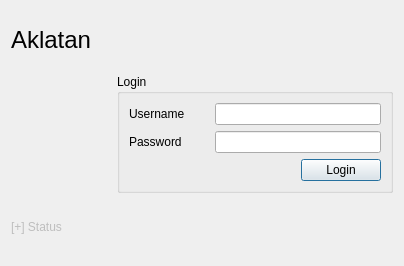
<?xml version="1.0" encoding="UTF-8"?>
<ui version="4.0">
 <class>LoginForm</class>
 <widget class="QDialog" name="LoginForm">
  <property name="geometry">
   <rect>
    <x>0</x>
    <y>0</y>
    <width>404</width>
    <height>266</height>
   </rect>
  </property>
  <property name="windowTitle">
   <string>LoginForm</string>
  </property>
  <layout class="QGridLayout" name="gridLayout_2">
   <item row="1" column="1">
    <widget class="QGroupBox" name="groupBox">
     <property name="title">
      <string>Login</string>
     </property>
     <layout class="QGridLayout" name="gridLayout">
      <item row="2" column="0" colspan="2">
       <spacer name="horizontalSpacer_2">
        <property name="orientation">
         <enum>Qt::Horizontal</enum>
        </property>
        <property name="sizeHint" stdset="0">
         <size>
          <width>40</width>
          <height>20</height>
         </size>
        </property>
       </spacer>
      </item>
      <item row="1" column="0">
       <widget class="QLabel" name="label_2">
        <property name="text">
         <string>Password</string>
        </property>
       </widget>
      </item>
      <item row="0" column="0">
       <widget class="QLabel" name="label">
        <property name="text">
         <string>Username</string>
        </property>
       </widget>
      </item>
      <item row="2" column="2">
       <widget class="QPushButton" name="pushButton">
        <property name="enabled">
         <bool>true</bool>
        </property>
        <property name="sizePolicy">
         <sizepolicy hsizetype="Fixed" vsizetype="Fixed">
          <horstretch>0</horstretch>
          <verstretch>0</verstretch>
         </sizepolicy>
        </property>
        <property name="text">
         <string>Login</string>
        </property>
       </widget>
      </item>
      <item row="0" column="1" colspan="2">
       <widget class="QLineEdit" name="line_Username"/>
      </item>
      <item row="1" column="1" colspan="2">
       <widget class="QLineEdit" name="line_Password">
        <property name="echoMode">
         <enum>QLineEdit::Password</enum>
        </property>
       </widget>
      </item>
     </layout>
    </widget>
   </item>
   <item row="1" column="0">
    <spacer name="horizontalSpacer">
     <property name="orientation">
      <enum>Qt::Horizontal</enum>
     </property>
     <property name="sizeType">
      <enum>QSizePolicy::Fixed</enum>
     </property>
     <property name="sizeHint" stdset="0">
      <size>
       <width>100</width>
       <height>20</height>
      </size>
     </property>
    </spacer>
   </item>
   <item row="0" column="0" colspan="2">
    <widget class="QLabel" name="label_4">
     <property name="font">
      <font>
       <pointsize>18</pointsize>
      </font>
     </property>
     <property name="text">
      <string>Aklatan</string>
     </property>
    </widget>
   </item>
   <item row="2" column="0" colspan="2">
    <widget class="QLabel" name="labelStatus">
     <property name="enabled">
      <bool>false</bool>
     </property>
     <property name="text">
      <string>[+] Status</string>
     </property>
    </widget>
   </item>
  </layout>
 </widget>
 <resources/>
 <connections/>
</ui>
